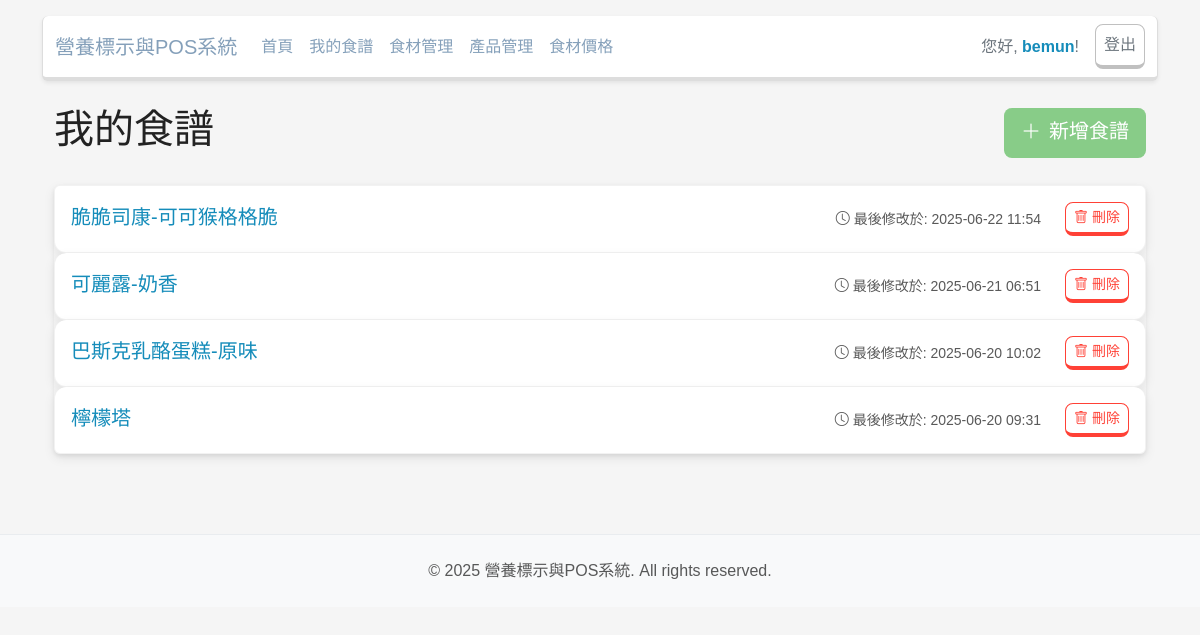
/recipes/ (signed in), run on the app's committed database.
### app/models.py (models this page shows, shortened)
class User(UserMixin, db.Model):
    __tablename__ = 'users'
    id = db.Column(db.Integer, primary_key=True)
    username = db.Column(db.String(64), index=True, unique=True, nullable=False)
    email = db.Column(db.String(120), index=True, unique=True, nullable=False)
    password_hash = db.Column(db.String(128))
    created_at = db.Column(db.DateTime(timezone=True), server_default=func.now())
    updated_at = db.Column(db.DateTime(timezone=True), onupdate=func.now())
    recipes = db.relationship('Recipe', back_populates='author', lazy='dynamic')
    products = db.relationship('Product', back_populates='creator', lazy='dynamic')
    ingredients = db.relationship('Ingredient', back_populates='creator', lazy='dynamic')
    orders = db.relationship('Order', back_populates='staff', lazy='dynamic')
    ingredient_prices = db.relationship('IngredientPrice', back_populates='user', lazy='dynamic')

class Recipe(db.Model):
    __tablename__ = 'recipes'
    id = db.Column(db.Integer, primary_key=True)
    recipe_name = db.Column(db.String(128), index=True, nullable=False)
    created_at = db.Column(db.DateTime(timezone=True), server_default=func.now())
    updated_at = db.Column(db.DateTime(timezone=True), onupdate=func.now())
    serving_weight_g = db.Column(db.Float, default=100.0)
    final_weight_g = db.Column(db.Float, nullable=True)
    servings_count = db.Column(db.Integer, default=1)
    label_options = db.Column(db.JSON)
    user_id = db.Column(db.Integer, db.ForeignKey('users.id'), nullable=False)
    author = db.relationship('User', back_populates='recipes')
    ingredients = db.relationship('RecipeItem', back_populates='recipe', cascade="all, delete-orphan")

### app/recipes/routes.py (the view)
@bp.route('/')
@login_required
def index():
    recipes = Recipe.query.filter_by(author=current_user).order_by(Recipe.updated_at.desc()).all()
    return render_template('recipes/index.html', title='我的食譜', recipes=recipes)

### app/models.py (called while the page is built)
@login.user_loader
def load_user(id):
    return User.query.get(int(id))

### app/templates/recipes/index.html (shortened to what this page needs)
{% extends "base.html" %}
{% block content %}
<div class="container">
    <div class="d-flex justify-content-between align-items-center mb-4">
        <h1>{{ title }}</h1>
        <form action="{{ url_for('recipes.create_and_redirect') }}" method="POST">
             <button type="submit" class="btn btn-success btn-lg">
                 <i class="bi bi-plus-lg me-2"></i>新增食譜
             </button>
        </form>
    </div>
    {% if recipes %}
        <div class="list-group shadow-sm">
            {% for recipe in recipes %}
            <div class="list-group-item list-group-item-action py-3">
                <div class="d-flex w-100 justify-content-between align-items-center">
                    <a href="{{ url_for('recipes.recipe_detail', recipe_id=recipe.id) }}" class="text-decoration-none flex-grow-1">
                        <h5 class="mb-1 text-primary">{{ recipe.recipe_name }}</h5>
                    </a>
                    <small class="text-muted mx-4">
                        <i class="bi bi-clock me-1"></i>最後修改於: {{ recipe.updated_at.strftime('%Y-%m-%d %H:%M') if recipe.updated_at else recipe.created_at.strftime('%Y-%m-%d %H:%M') }}
                    </small>
                    <form action="{{ url_for('recipes.delete_recipe', recipe_id=recipe.id) }}" method="POST" onsubmit="return confirm('您確定要刪除「{{ recipe.recipe_name }}」嗎？此操作無法復原！');" class="d-inline">
                        <button type="submit" class="btn btn-outline-danger btn-sm">
                            <i class="bi bi-trash me-1"></i>刪除
                        </button>
                    </form>
                </div>
            </div>
            {% endfor %}
        </div>
    {% endif %}
</div>
{% endblock %}

### app/templates/base.html (shortened to what this page needs)
<!doctype html>
<html>
  <head>
    <link href="https://bootswatch.com/5/lumen/bootstrap.min.css" rel="stylesheet">
    <link href="{{ url_for('static', filename='css/main.css') }}" rel="stylesheet">
    <link rel="stylesheet" href="https://cdn.jsdelivr.net/npm/bootstrap-icons@1.11.3/font/bootstrap-icons.min.css">
  </head>
  <body>
    <div class="container">
      <nav class="navbar navbar-expand-lg navbar-light bg-light rounded shadow-sm mt-3">
        <div class="container-fluid">
          <a class="navbar-brand" href="{{ url_for('main.index') }}">營養標示與POS系統</a>
          <div class="collapse navbar-collapse" id="navbarNav">
            <ul class="navbar-nav me-auto mb-2 mb-lg-0">
              <li class="nav-item">
                <a class="nav-link" href="{{ url_for('main.index') }}">首頁</a>
              </li>
              {% if current_user.is_authenticated %}
              <li class="nav-item">
                <a class="nav-link" href="{{ url_for('recipes.index') }}">我的食譜</a>
              </li>
              <li class="nav-item">
                <a class="nav-link" href="{{ url_for('recipes.manage_ingredients') }}">食材管理</a>
              </li>
              <li class="nav-item">
                <a class="nav-link" href="{{ url_for('products.index') }}">產品管理</a>
              </li>
              <li class="nav-item">
                <a class="nav-link" href="{{ url_for('pricing.index') }}">食材價格</a>
              </li>
              {% endif %}
            </ul>
            <ul class="navbar-nav">
              {% if current_user.is_authenticated %}
              <li class="nav-item d-flex align-items-center me-3">
                <span class="navbar-text">您好, <strong class="text-primary">{{ current_user.username }}</strong>!</span>
              </li>
              <li class="nav-item">
                <a class="nav-link btn btn-outline-secondary btn-sm" href="{{ url_for('auth.logout') }}">登出</a>
              </li>
              {% endif %}
            </ul>
          </div>
        </div>
      </nav>
    </div>
    <div class="container mt-4">
    {% block content %}{% endblock %}
    </div>
    <footer class="footer">
      <div class="container">
        <span class="text-muted">© 2025 營養標示與POS系統. All rights reserved.</span>
      </div>
    </footer>
  </body>
</html>

### app/static/css/main.css (style rules this page uses)
:root { --bs-primary-light: #A0B3C9; --bs-secondary-light: #C0C0C0; --bs-success-light: #B4D7BF; --bs-info-light: #ADD8E6; --bs-warning-light: #F0E68C; --bs-danger-light: #F2B4B4; --bs-primary: #85A0BA; --bs-success: #88CC88; --card-border-radius: 0.75rem; --card-shadow: rgba(0, 0, 0, 0.08) 0px 4px 12px; }
body { background-color: #f5f5f5; font-family: '微軟正黑體', 'Microsoft JhengHei', sans-serif; }
.navbar { background-color: #FFFFFF !important; border-radius: var(--card-border-radius); box-shadow: var(--card-shadow); margin-top: 1.5rem; }
.navbar-brand, .nav-link { color: var(--bs-primary) !important; }
.navbar-text { color: #6c757d !important; }
.btn-outline-secondary { border-color: var(--bs-secondary-light) !important; color: #6c757d !important; }
.card, .border.rounded, .list-group-item, .alert { border-radius: var(--card-border-radius); box-shadow: var(--card-shadow); border: 1px solid rgba(0, 0, 0, 0.05); }
.btn { border-radius: 0.5rem; font-weight: 500; }
.btn-success { background-color: var(--bs-success) !important; border-color: var(--bs-success) !important; }
.footer { padding: 1.5rem 0; margin-top: 5rem; border-top: 1px solid #e9ecef; background-color: #f8f9fa; color: #6c757d; text-align: center; }

### data on the page
User: username "bemun"
Recipe: recipe_name "脆脆司康-可可猴格格脆", updated_at "2025-06-22 11:54"
Recipe: recipe_name "可麗露-奶香", updated_at "2025-06-21 06:51"
Recipe: recipe_name "巴斯克乳酪蛋糕-原味", updated_at "2025-06-20 10:02"
Recipe: recipe_name "檸檬塔", updated_at "2025-06-20 09:31"

### other printed values
{{ title }} "我的食譜"
